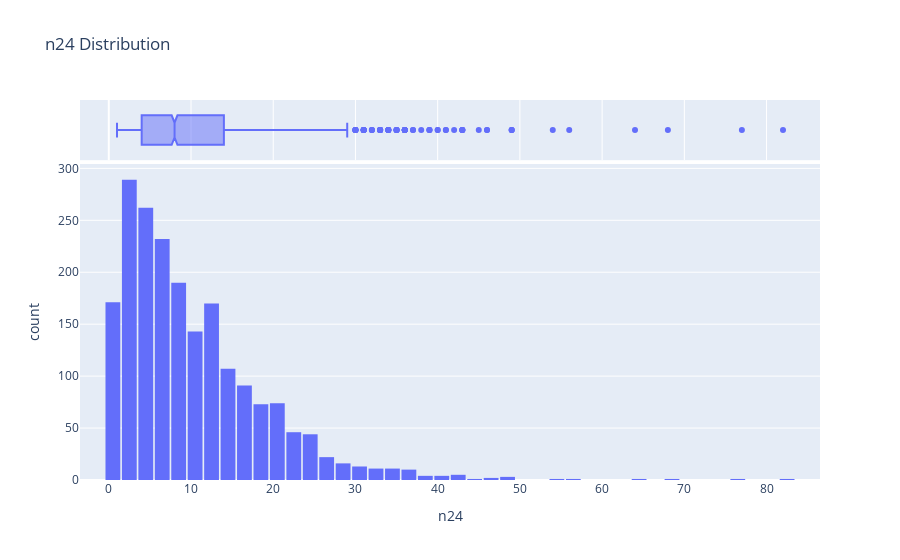

Here is the notebook cell this chart was saved with:
### Code cell
fig = px.histogram(df, x='n24', marginal='box', nbins=47, title='n24 Distribution')
fig.update_layout(bargap=0.1)
fig.show()

### Figure 1 — Plotly figure (JSON) as saved in the notebook; plotly's stock layout.template omitted (floating-point values rounded to 4 significant figures; data arrays with more than 128 entries replaced by an {"elided": "..."} marker saying what was removed)
{"data": [{"bingroup": "x", "hovertemplate": "n24=%{x}<br>count=%{y}<extra></extra>", "legendgroup": "", "marker": {"color": "#636efa", "pattern": {"shape": ""}}, "name": "", "nbinsx": 47, "orientation": "v", "showlegend": false, "type": "histogram", "x": {"elided": "2000 int values"}, "xaxis": "x", "yaxis": "y"}, {"hovertemplate": "n24=%{x}<extra></extra>", "legendgroup": "", "marker": {"color": "#636efa"}, "name": "", "notched": true, "showlegend": false, "type": "box", "x": {"elided": "2000 int values"}, "xaxis": "x2", "yaxis": "y2"}], "layout": {"bargap": 0.1, "barmode": "relative", "legend": {"tracegroupgap": 0}, "title": {"text": "n24 Distribution"}, "xaxis": {"anchor": "y", "domain": [0, 1], "title": {"text": "n24"}}, "xaxis2": {"anchor": "y2", "domain": [0, 1], "matches": "x", "showgrid": true, "showticklabels": false}, "yaxis": {"anchor": "x", "domain": [0, 0.8316], "title": {"text": "count"}}, "yaxis2": {"anchor": "x2", "domain": [0.8416, 1], "matches": "y2", "showgrid": false, "showline": false, "showticklabels": false, "ticks": ""}}}
